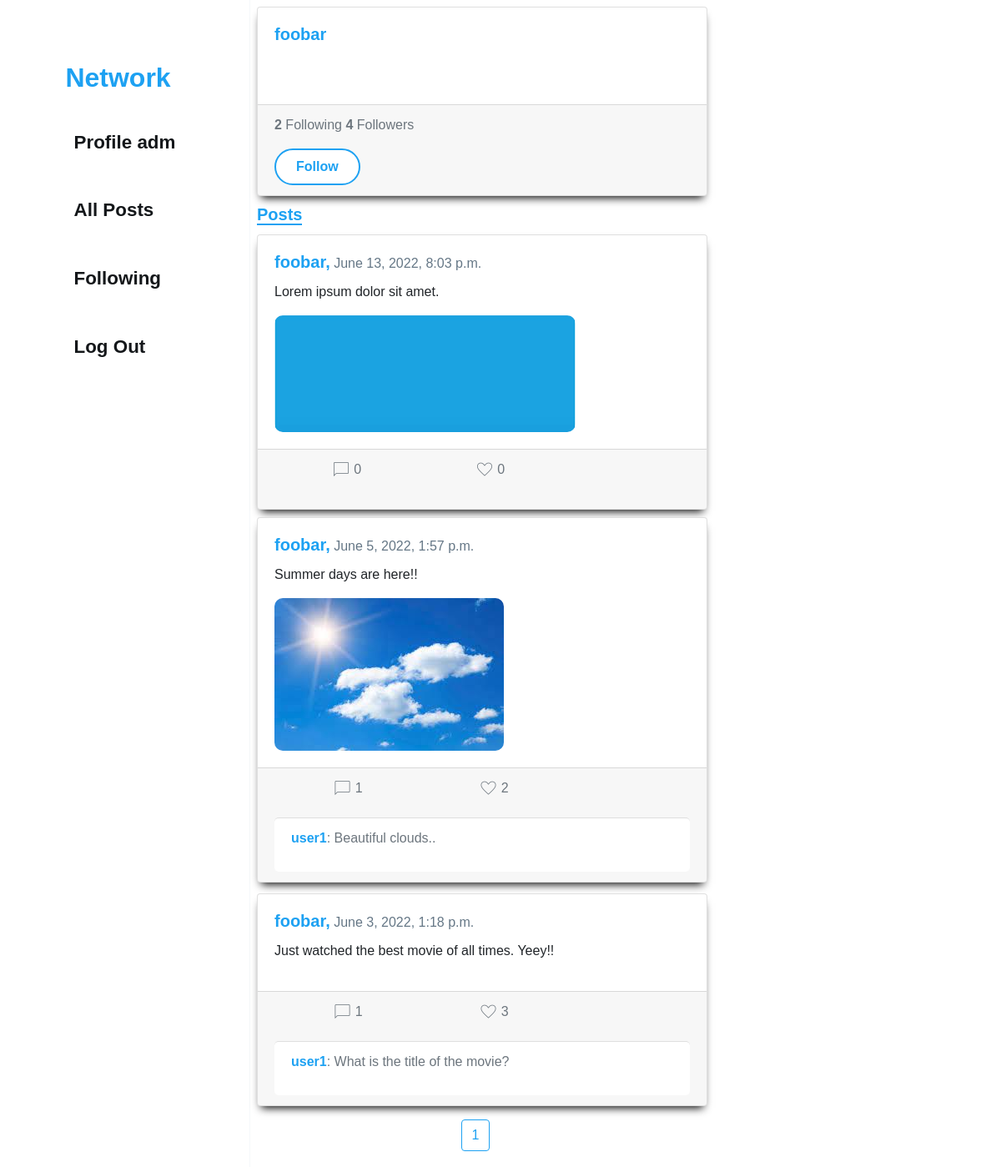
Screenshot of /5 (signed in) with the database file from the repository.
### network/models.py (models this page shows, shortened)
class User(AbstractUser):
    pass

class Post(models.Model):
    owner = models.ForeignKey(User, on_delete=models.CASCADE, related_name="posts")
    content = models.TextField(max_length=300)
    date = models.DateTimeField(auto_now_add=True, blank=True)
    image = models.ImageField(upload_to='images', blank=True)
    class Meta:
        ordering = ['-date']

class Comment(models.Model):
    post = models.ForeignKey(Post, on_delete=models.CASCADE, related_name="comments")
    user = models.ForeignKey(User, on_delete=models.SET_NULL, blank=True, null=True, related_name="commentBy")
    text = models.TextField(max_length=300)

### network/views.py (the view, shortened to what this page needs)
# urls.py: path("<int:user_id>", views.profile, name="profile"),
@csrf_exempt
@login_required
def profile(request, user_id):
    user = User.objects.get(pk=user_id)
    if request.method == 'GET':
        posts = Post.objects.filter(owner = user)
        paginator = Paginator(posts, 10)
        page_number = request.GET.get('page')
        page_obj = paginator.get_page(page_number)
        userLikes = list(posts)
        for post in userLikes:
            post.is_liked = post.likes.filter(likedBy=request.user).exists()
        following = Follower.objects.get(follower = user)
        return render(request, "network/profile.html", {
            'userProfile': user,
            'follows': following.follows.count(),
            'followers': user.followers.count(),
            'posts': Post.objects.filter(owner = user),
            'likes': Like.objects.all(),
            'comments': Comment.objects.all(),
            'followBtn': user.followers.filter(follower = request.user).exists(),
            'page_obj': page_obj,
            'userLiked': userLikes
        })

### network/templates/network/profile.html (shortened to what this page needs)
{% extends "network/layout.html" %}
{% load static %}
{% block body %}
    <div class="posts-wrapper-profile">
    <div class="card">
        <div class="card-body">
        <h5 class="card-title"><strong style="color: #1DA1F2;">{{ userProfile.username }}</strong></h5>
        </div>
        <div class="card-footer text-muted">
            <p><strong>{{ follows }}</strong> Following <strong id="followers-count">{{ followers }}</strong> Followers</p>
            {% if user.id != userProfile.id %}
                {% if followBtn %}
                    <button id="unfollow-btn" class="submit-btn" type="button" value="Following">Following</button>
                    <button id="follow-btn" class="submit-btn" type="button" value="Follow" style="display: none">Follow</button>
                {% else %}
                    <button id="follow-btn" class="submit-btn" type="button" value="Follow">Follow</button>
                {% endif %}
            {% endif %}
        </div>
    </div>
    </div>
    <h5 class="card-title"><strong class="posts">Posts</strong></h5>
    <div class="posts-wrapper-profile">
        {% if posts %}
            {% for post in page_obj.object_list %}
            <div class="card">
                <form data-formId="{{post.id}}">
                    <div class="card-body">
                    <h5 class="card-title"><strong style="color: #1DA1F2;">{{ post.owner }},</strong><span class="date"> {{ post.date }}</span></h5>
                    <p class="card-text">{{ post.content }}</p>
                    {% if post.image %}
                        <img src="{{ post.image.url }}">
                    {% endif %}
                    </div>
                    <div class="card-footer text-muted">
                        <div class="card-bubble">
                            <p class="comment-btn"><span class="material-symbols-outlined">chat_bubble</span>{{ post.comments.count }}</p>
                            {% if post.owner == user or post.likes.count == 0 %}
                                <p class="like-button"><span class="material-symbols-outlined">favorite</span>{{ post.likes.count }}</p>
                            {% else %}
                                {% for userLikedPost in userLiked %}
                                    {% if userLikedPost == post %}
                                        {% if userLikedPost.is_liked is True %}
                                            <p class="like-button like"><span class="material-symbols-outlined">favorite</span> {{ post.likes.count }}</p>
                                            <p style="visibility: hidden">{{ post.id }}</p>
                                        {% else %}
                                            <p class="like-button"><span class="material-symbols-outlined">favorite</span> {{ post.likes.count }}</p>
                                        {% endif %}
                                    {% endif %}
                                {% endfor %}
                            {% endif %}
                        </div>
                    {% for comment in comments %}
                        {% if comment.post == post%}
                        <div class="card-footer text-muted" style="background-color: #fff; border-radius: 5px;">
                            <p><strong style="color: #1DA1F2;">{{ comment.user}}</strong>: {{ comment.text}}</p>
                        </div>
                        {% endif %}
                    {% endfor %}
                    </div>
                </form>
            </div>
            {% endfor %}
            <div aria-label="Page navigation example">
                <ul class="pagination justify-content-center">
                    <li class="page-item">
                        <a class="page-link page-item active" href="?page={{ page_obj.number }}">{{ page_obj.number }}</a>
                    </li>
                </ul>
            </div>
        {% else %}
            <p>No posts available.</p>
        {% endif %}
    </div>
{% endblock %}

### network/templates/network/layout.html (shortened to what this page needs)
{% load static %}
<!DOCTYPE html>
<html lang="en">
    <head>
        <link rel="stylesheet" href="https://stackpath.bootstrapcdn.com/bootstrap/4.4.1/css/bootstrap.min.css">
        <link href="{% static 'network/styles.css' %}" rel="stylesheet">
    </head>
    <body>
        <nav class="navigation">
        <a class="navbar-brand" href="{% url 'index' %}"><strong>Network</strong></a>
        <div class="menu">
            <ul class="menu-item">
            {% if user.is_authenticated %}
                <li>
                    <a href="{% url 'profile' user.id %}"><strong>Profile {{ user.username }}</strong></a>
                </li>
            {% endif %}
            <li>
                <a href="{% url 'index' %}"><strong>All Posts</strong></a>
            </li>
            {% if user.is_authenticated %}
                <li>
                    <a href="{% url 'following' %}"><strong>Following</strong></a>
                </li>
                <li>
                    <a href="{% url 'logout' %}"><strong>Log Out</strong></a>
                </li>
            {% endif %}
            </ul>
        </div>
        </nav>
        <div class="body">
            {% block body %}
            {% endblock %}
        </div>
    </body>
</html>

### network/static/network/styles.css (style rules this page uses)
*, *::before, *::after { box-sizing: border-box; margin: 0; padding: 0; text-decoration: none; }
body { font-family: Arial, Helvetica, sans-serif; }
.body { margin-left: 25%; max-width: calc(100% - 25%); }
.posts-wrapper-profile { max-width: 60%; }
.navigation { height: 100%; width: 25%; position: fixed; left: 0; top: 0; display: flex; flex-direction: column; justify-content: flex-start; align-items: center; border-right: 1px solid #F5F8FA; font-size: 1.4rem; padding-top: 4rem; }
a { border-radius: 20px; color: #14171A; padding: 0.7rem; transition-duration: 200ms; }
.menu-item li { padding-bottom: 3rem; list-style-type: none; }
.navbar-brand { font-size: 2rem; margin-bottom: 2rem; color: #1DA1F2; }
.card:first-child { margin-top: 0.5rem; margin-bottom: 0.6rem; }
.card { width: 100%; box-shadow: 0px 7px 10px -5px #000000; margin-bottom: 0.8rem; margin-left: 0.5rem; transition-duration: 300ms; }
.card img { border-radius: 10px; max-width: 100%; }
.posts { color: #1DA1F2; border-bottom: 2px solid #1DA1F2; margin-left: 0.5rem; }
.date { font-size: 1rem; color: #657786; }
.card-bubble { display: flex; justify-content: space-around; align-items: baseline; }
input[type="submit"], .submit-btn { display: inline-block; background-color: #fff; border-radius: 50px; border: 2px solid #1DA1F2; color: #1DA1F2; cursor: pointer; font-size: 16px; font-weight: bold; padding: 8px 24px; text-align: center; text-decoration: none; transition-duration: 200ms; }
.like-button, .comment-btn { display: flex; justify-content: baseline; }
.like-button span, .comment-btn span { cursor: pointer; transition: scale 400ms ease-in-out, color 400ms ease-in-out; font-variation-settings: 'FILL' 0, 'wght' 200, 'GRAD' 0, 'opsz' 48 }
.like-button span, .comment-btn span { margin-right: 0.2rem; }
.comment-btn { cursor: pointer; transition: scale 400ms ease-in-out, color 400ms ease-in-out; }
.pagination { width: 100%; }
.page-link { border-color: #1DA1F2; border-radius: 0.25rem; color: #1DA1F2; margin: 0.2rem; }

### rows the page displays
User: username "adm"
User: username "foobar"
Post: owner "foobar", date "June 13, 2022, 8:03 p.m.", content "Lorem ipsum dolor sit amet.", image (picture), comments.count "0", likes.count "0"
Post: owner "foobar", date "June 5, 2022, 1:57 p.m.", content "Summer days are here!!", image (picture), comments.count "1", likes.count "2"
Comment: user "user1", text "Beautiful clouds.."
Post: owner "foobar", date "June 3, 2022, 1:18 p.m.", content "Just watched the best movie of all times. Yeey!!", comments.count "1", likes.count "3"
Comment: user "user1", text "What is the title of the movie?"

### other values shown
{{ follows }} "2"
{{ followers }} "4"
{{ page_obj.number }} "1"
